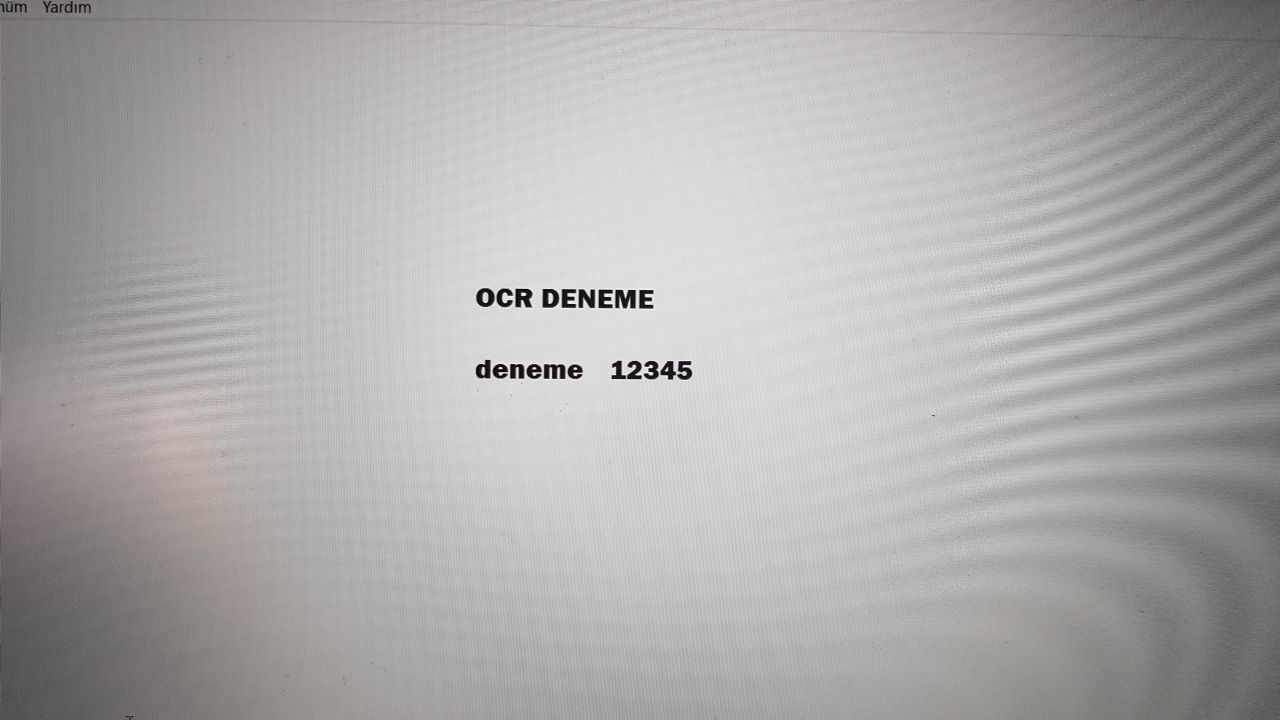
#> input picture Kodların çalışır haldeki resimleri/a33.jpg, 1280 x 720 px, found by its file name
$ python TestSpace.py
#> lines starting #> are read from the running program, lines starting #| are printed output that depends on the picture; after the words box and inside, x2 and y2 are one past the last pixel; in counts of white or black regions, pixels touching at a corner belong together
import pytesseract
import cv2
import matplotlib.pyplot as plt
import numpy as np
from PIL import Image
# read the image using OpenCV
image = cv2.imread("a33.jpg")
#> image is the input picture: shape (720, 1280, 3); mean B, G, R 171.7, 171.7, 173.8

gray = cv2.cvtColor(image, cv2.COLOR_BGR2GRAY)

gurultuazalt = cv2.bilateralFilter(gray, 9, 75, 75)
# cv2.namedWindow("Gürültü Temizleme islemi", cv2.WINDOW_NORMAL)
cv2.imshow("Gürültü Temizleme islemi", gurultuazalt)

histogram_e = cv2.equalizeHist(gurultuazalt)
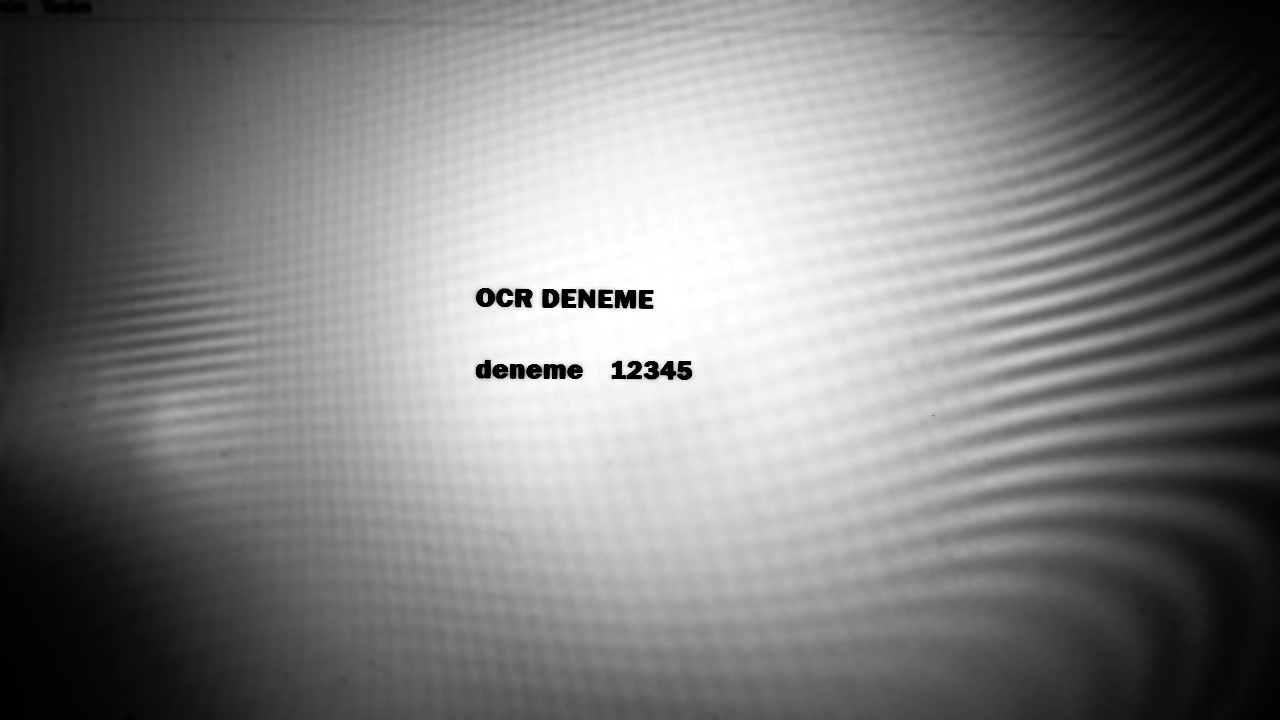
#> histogram_e: shape (720, 1280); min 0, max 255, mean 128.6
# cv2.namedWindow("Histogram esitleme islemi", cv2.WINDOW_NORMAL)
cv2.imshow("Histogram esitleme islemi", histogram_e)

kernel = cv2.getStructuringElement(cv2.MORPH_RECT, (5, 5))
morfolojikresim = cv2.morphologyEx(histogram_e, cv2.MORPH_OPEN, kernel, iterations=15)
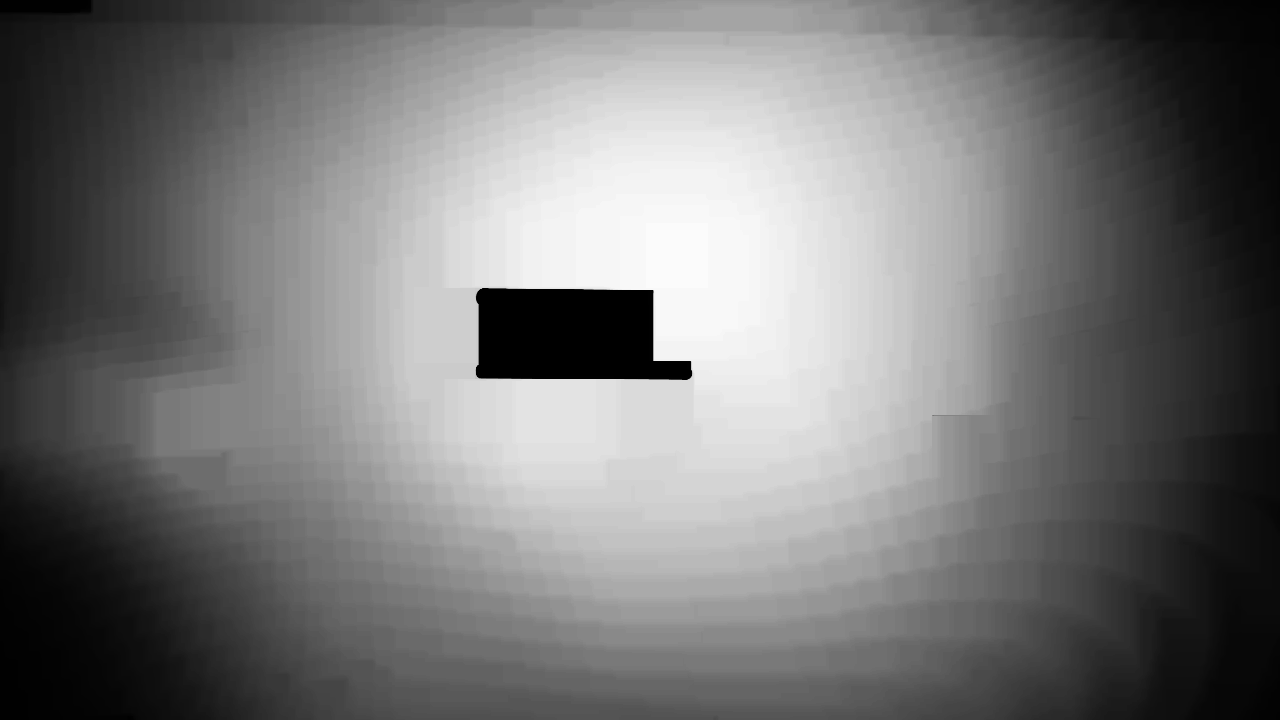
#> morfolojikresim: shape (720, 1280); min 0, max 251, mean 118.7
# cv2.namedWindow("Morfolojik acilim", cv2.WINDOW_NORMAL)
cv2.imshow("Morfolojik acilim", morfolojikresim)

# Görüntü çıkarma (Morph görüntüsünü histogram eşitlenmiş görüntüsünden çıkarmak)
gcikarilmisresim = cv2.subtract(histogram_e, morfolojikresim)
# cv2.namedWindow("Goruntu cikarma", cv2.WINDOW_NORMAL)
cv2.imshow("Goruntu cikarma", gcikarilmisresim)

ret, goruntuesikle = cv2.threshold(gcikarilmisresim, 0, 255, cv2.THRESH_OTSU)
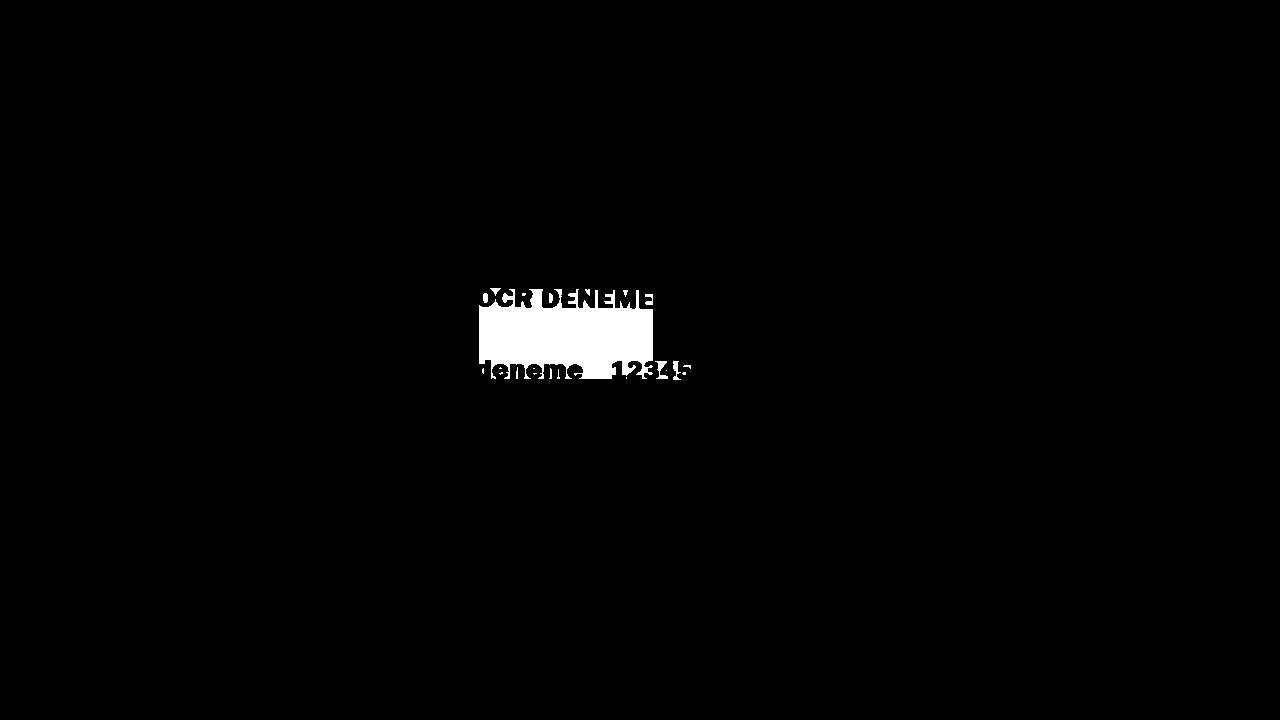
#> goruntuesikle: shape (720, 1280); 1.3% white; 22 white regions (11 under 20 px), largest, box (x1, y1, x2, y2) and area: (479, 289, 653, 379) 11433, (655, 361, 668, 379) 107, (673, 361, 681, 380) 82
#> ret = 124
# cv2.namedWindow("Goruntu Esikleme", cv2.WINDOW_NORMAL)
cv2.imshow("Goruntu Esikleme", goruntuesikle)

canny_goruntu = cv2.Canny(goruntuesikle, 200, 250)
#> canny_goruntu: shape (720, 1280); 0.16% white in thin lines or dots, all inside (x1, y1, x2, y2) = (478, 287, 691, 381)
# cv2.namedWindow("Canny Edge", cv2.WINDOW_NORMAL)
cv2.imshow("Cbuuu ne laa", canny_goruntu)
canny_goruntu = cv2.convertScaleAbs(canny_goruntu)
cv2.imshow("Canny Edge", canny_goruntu)

# Kenarları güçlendirmek için genleşme
cekirdek = np.ones((3, 3), np.uint8)
# Genişletme için çekirdek oluşturma
gen_goruntu = cv2.dilate(canny_goruntu, cekirdek, iterations=1)
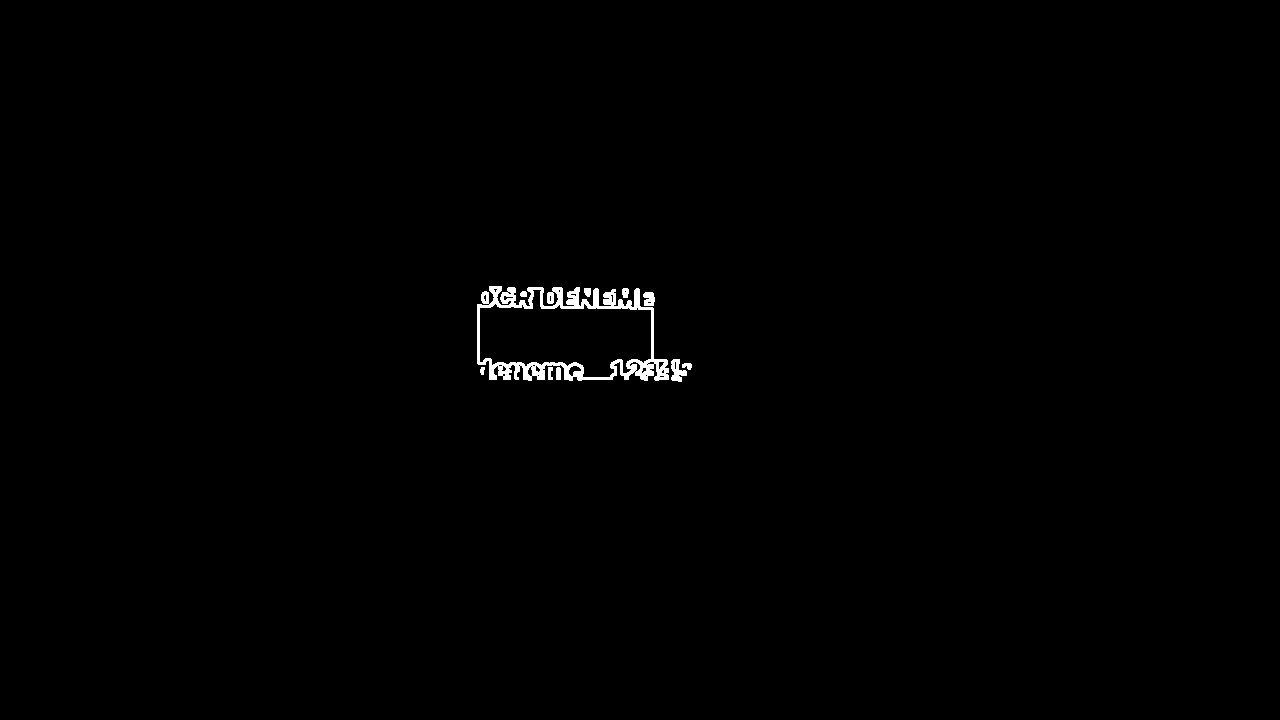
#> gen_goruntu: shape (720, 1280); 0.54% white; 10 white regions, largest, box (x1, y1, x2, y2) and area: (477, 286, 669, 381) 4280, (671, 359, 687, 382) 215, (643, 292, 655, 306) 136
# cv2.namedWindow("Genisletme", cv2.WINDOW_NORMAL)
cv2.imshow("Genisletme", gen_goruntu)


pytesseract.pytesseract.tesseract_cmd = r'C:\Program Files\Tesseract-OCR\tesseract.exe'
# or you can use Pillow
# image = Image.open("test.png")
# get the string
#> (the run stopped early here; a loop or call above may not have finished)
